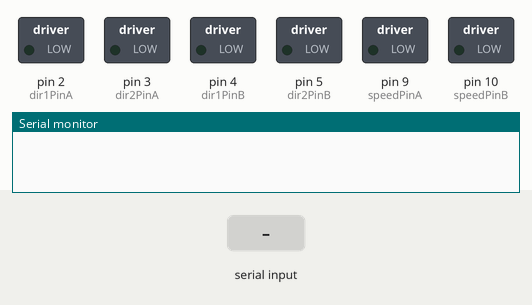
The sketch below on a simulated Arduino Uno, built with avr-gcc and run on an emulated ATmega328P. Shown: switched loads named in the sketch (green lamp = pin HIGH), the last lines printed to the serial monitor. The test bench sets the inputs (shaded band).

Above: at 1.2 s.
1.3 s: "1" received over Serial
At 1.6 s:
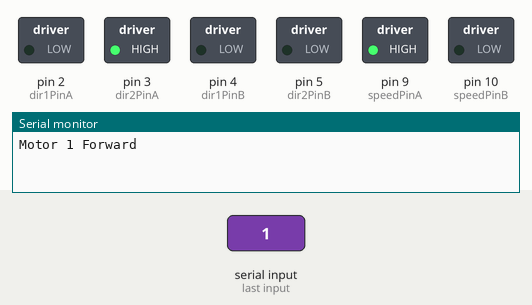
2.8 s: "2" received over Serial
At 4.0 s:
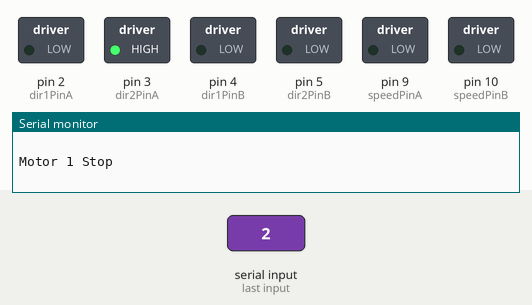
4.3 s: "3" received over Serial
At 5.1 s:
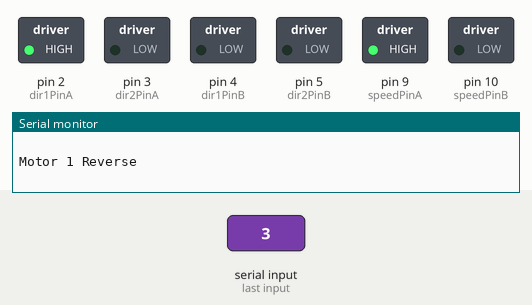
5.8 s: "4" received over Serial
At 6.2 s:
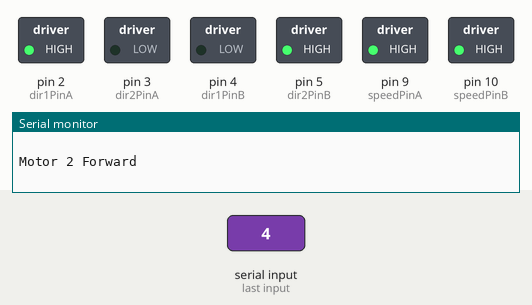
7.3 s: "5" received over Serial
At 8.5 s:
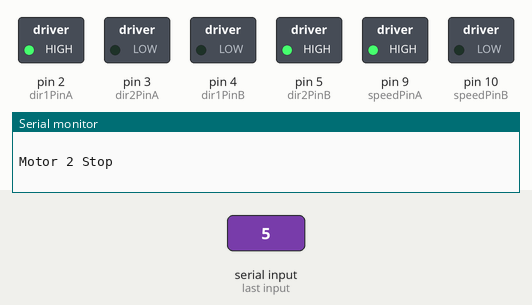
8.8 s: "6" received over Serial
At 9.7 s:
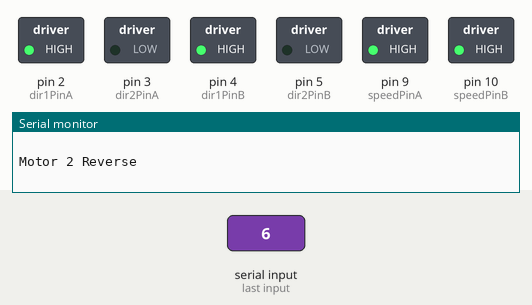
Timing chart, 0 to 11.3 s (numbered marks = the images above; inputs shaded):
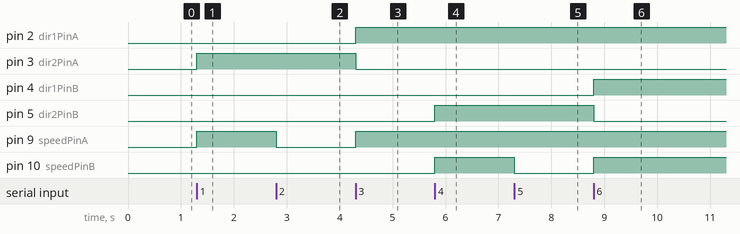

Measured:
- after the input at 1.3 s, pin 3 (dir2PinA), pin 9 (speedPinA): LOW → HIGH at once
- after the input at 2.8 s, pin 9 (speedPinA): HIGH → LOW at once
- after the input at 4.3 s, pin 2 (dir1PinA), pin 9 (speedPinA): LOW → HIGH at once; pin 3 (dir2PinA): HIGH → LOW at once
- after the input at 5.8 s, pin 5 (dir2PinB), pin 10 (speedPinB): LOW → HIGH at once
- after the input at 7.3 s, pin 10 (speedPinB): HIGH → LOW at once
- after the input at 8.8 s, pin 4 (dir1PinB), pin 10 (speedPinB): LOW → HIGH at once; pin 5 (dir2PinB): HIGH → LOW at once

The sketch:

LN298_Motor_Controller.ino
```cpp
#define SERIAL_OUTPUT(message) Serial.println(message); Serial.println("   ");

const char MOTOR_FAST = 255;
const char MOTOR_MEDIUM = 192;
const char MOTOR_SLOW = 128;
const char MOTOR_STOP = 0;

// Motor 1
int dir1PinA = 2;
int dir2PinA = 3;
int speedPinA = 9; // Needs to be a PWM pin to be able to control motor speed

// Motor 2
int dir1PinB = 4;
int dir2PinB = 5;
int speedPinB = 10; // Needs to be a PWM pin to be able to control motor speed

int motorSpeed = MOTOR_FAST;

void setup() {
  // initialize serial communication @ 9600 baud:
  Serial.begin(9600);

  //Define L298N Dual H-Bridge Motor Controller Pins
  pinMode(dir1PinA, OUTPUT);
  pinMode(dir2PinA, OUTPUT);
  pinMode(speedPinA, OUTPUT);
  pinMode(dir1PinB, OUTPUT);
  pinMode(dir2PinB, OUTPUT);
  pinMode(speedPinB, OUTPUT);

}
void loop() {
  // put your main code here, to run repeatedly:

  if (Serial.available() > 0) {
    int inByte = Serial.read();
    int speed; // Local variable

    switch (inByte) {

      //    case 'f':
      //      break;
      //
      //    case 'r':
      //      break;
      //
      //    case 'l':
      //      break;
      //
      //    case 's':
      //      break;
      //
      //    case 'b':
      //      break;
      //
      //______________Motor 1_____________
      case '1': // Motor 1 Forward
        analogWrite(speedPinA, motorSpeed);//Sets speed variable via PWM
        digitalWrite(dir1PinA, LOW);
        digitalWrite(dir2PinA, HIGH);
        SERIAL_OUTPUT("Motor 1 Forward")
        //      Serial.println("Motor 1 Forward"); // Prints out “Motor 1 Forward” on the serial monitor
        //      Serial.println("   "); // Creates a blank line printed on the serial monitor
        break;

      case '2': // Motor 1 Stop (Freespin)
        analogWrite(speedPinA, MOTOR_STOP);
        digitalWrite(dir1PinA, LOW);
        digitalWrite(dir2PinA, HIGH);
        SERIAL_OUTPUT("Motor 1 Stop")
        break;

      case '3': // Motor 1 Reverse
        analogWrite(speedPinA, motorSpeed);
        digitalWrite(dir1PinA, HIGH);
        digitalWrite(dir2PinA, LOW);
        SERIAL_OUTPUT("Motor 1 Reverse")
        break;

      //______________Motor 2______________

      case '4': // Motor 2 Forward
        analogWrite(speedPinB, motorSpeed);
        digitalWrite(dir1PinB, LOW);
        digitalWrite(dir2PinB, HIGH);
        SERIAL_OUTPUT("Motor 2 Forward")
        break;

      case '5': // Motor 2 Stop (Freespin)
        analogWrite(speedPinB, MOTOR_STOP);
        digitalWrite(dir1PinB, LOW);
        digitalWrite(dir2PinB, HIGH);
        SERIAL_OUTPUT("Motor 2 Stop")
        break;

      case '6': // Motor 2 Reverse
        analogWrite(speedPinB, motorSpeed);
        digitalWrite(dir1PinB, HIGH);
        digitalWrite(dir2PinB, LOW);
        SERIAL_OUTPUT("Motor 2 Reverse")
        break;

      case '7' : //Motor speed fast
        motorSpeed = MOTOR_FAST;
        SERIAL_OUTPUT("Motor Speed: FAST")
        break;

      case '8' : //Motor speed fast
        motorSpeed = MOTOR_MEDIUM;
        SERIAL_OUTPUT("Motor Speed: MEDIUM")
        break;

      case '9' : //Motor speed fast
        motorSpeed = MOTOR_SLOW;
        Serial.println("Motor Speed: SLOW");
        Serial.println("   ");
        break;

      default:
        // turn all the connections off if an unmapped key is pressed:
        for (int thisPin = 2; thisPin < 11; thisPin++) {
          digitalWrite(thisPin, LOW);
        }
    }
  }
}
```
